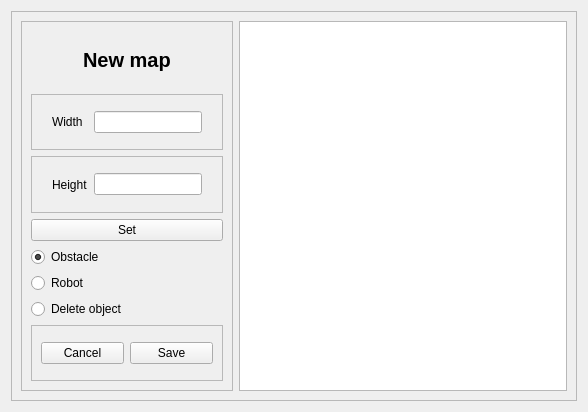
<?xml version="1.0" encoding="UTF-8"?>
<ui version="4.0">
 <class>CreatorWidget</class>
 <widget class="QWidget" name="CreatorWidget">
  <property name="geometry">
   <rect>
    <x>0</x>
    <y>0</y>
    <width>588</width>
    <height>412</height>
   </rect>
  </property>
  <property name="windowTitle">
   <string>Form</string>
  </property>
  <layout class="QHBoxLayout" name="horizontalLayout_2">
   <item>
    <widget class="QFrame" name="frame">
     <property name="frameShape">
      <enum>QFrame::StyledPanel</enum>
     </property>
     <property name="frameShadow">
      <enum>QFrame::Raised</enum>
     </property>
     <layout class="QHBoxLayout" name="horizontalLayout">
      <item>
       <widget class="QFrame" name="frame_2">
        <property name="frameShape">
         <enum>QFrame::StyledPanel</enum>
        </property>
        <property name="frameShadow">
         <enum>QFrame::Raised</enum>
        </property>
        <layout class="QVBoxLayout" name="verticalLayout">
         <item alignment="Qt::AlignHCenter">
          <widget class="QLabel" name="label">
           <property name="font">
            <font>
             <pointsize>15</pointsize>
             <bold>true</bold>
            </font>
           </property>
           <property name="text">
            <string>New map</string>
           </property>
          </widget>
         </item>
         <item>
          <widget class="QFrame" name="frame_3">
           <property name="frameShape">
            <enum>QFrame::StyledPanel</enum>
           </property>
           <property name="frameShadow">
            <enum>QFrame::Raised</enum>
           </property>
           <layout class="QHBoxLayout" name="horizontalLayout_3">
            <property name="leftMargin">
             <number>20</number>
            </property>
            <property name="rightMargin">
             <number>20</number>
            </property>
            <item>
             <widget class="QLabel" name="label_2">
              <property name="text">
               <string>Width</string>
              </property>
             </widget>
            </item>
            <item>
             <widget class="QLineEdit" name="widthLine">
              <property name="sizePolicy">
               <sizepolicy hsizetype="Minimum" vsizetype="Fixed">
                <horstretch>0</horstretch>
                <verstretch>0</verstretch>
               </sizepolicy>
              </property>
             </widget>
            </item>
           </layout>
          </widget>
         </item>
         <item>
          <widget class="QFrame" name="frame_4">
           <property name="frameShape">
            <enum>QFrame::StyledPanel</enum>
           </property>
           <property name="frameShadow">
            <enum>QFrame::Raised</enum>
           </property>
           <layout class="QHBoxLayout" name="horizontalLayout_4">
            <property name="leftMargin">
             <number>20</number>
            </property>
            <property name="rightMargin">
             <number>20</number>
            </property>
            <item>
             <widget class="QLabel" name="label_3">
              <property name="text">
               <string>Height</string>
              </property>
             </widget>
            </item>
            <item>
             <widget class="QLineEdit" name="heightLine">
              <property name="sizePolicy">
               <sizepolicy hsizetype="Minimum" vsizetype="Fixed">
                <horstretch>0</horstretch>
                <verstretch>0</verstretch>
               </sizepolicy>
              </property>
             </widget>
            </item>
           </layout>
          </widget>
         </item>
         <item>
          <widget class="QPushButton" name="setSizeButton">
           <property name="text">
            <string>Set</string>
           </property>
          </widget>
         </item>
         <item>
          <widget class="QRadioButton" name="obstacleRadio">
           <property name="text">
            <string>Obstacle</string>
           </property>
           <property name="checked">
            <bool>true</bool>
           </property>
          </widget>
         </item>
         <item>
          <widget class="QRadioButton" name="robotRadio">
           <property name="text">
            <string>Robot</string>
           </property>
          </widget>
         </item>
         <item>
          <widget class="QRadioButton" name="deleteRadio">
           <property name="text">
            <string>Delete object</string>
           </property>
          </widget>
         </item>
         <item>
          <widget class="QFrame" name="frame_5">
           <property name="frameShape">
            <enum>QFrame::StyledPanel</enum>
           </property>
           <property name="frameShadow">
            <enum>QFrame::Raised</enum>
           </property>
           <layout class="QHBoxLayout" name="horizontalLayout_5">
            <item>
             <widget class="QPushButton" name="cancelButton">
              <property name="text">
               <string>Cancel</string>
              </property>
             </widget>
            </item>
            <item>
             <widget class="QPushButton" name="saveButton">
              <property name="text">
               <string>Save</string>
              </property>
             </widget>
            </item>
           </layout>
          </widget>
         </item>
        </layout>
       </widget>
      </item>
      <item>
       <widget class="QGraphicsView" name="graphicsView">
        <property name="minimumSize">
         <size>
          <width>200</width>
          <height>200</height>
         </size>
        </property>
       </widget>
      </item>
     </layout>
    </widget>
   </item>
  </layout>
 </widget>
 <resources/>
 <connections/>
</ui>
